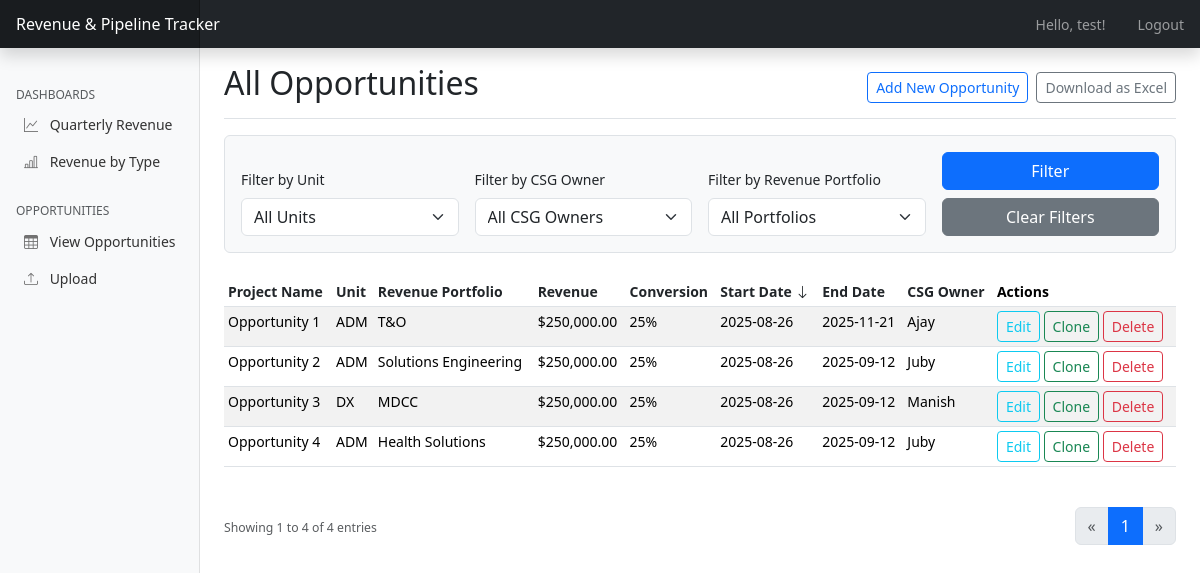
The page /opportunities (signed in) on the database its author committed.
### app.py (models this page shows, shortened)
class User(UserMixin, db.Model):
    id = db.Column(db.Integer, primary_key=True)
    username = db.Column(db.String(80), unique=True, nullable=False)
    password_hash = db.Column(db.String(120), nullable=False)
    can_upload = db.Column(db.Boolean, default=False) # New field for upload permission
    is_admin = db.Column(db.Boolean, default=False) # New field for admin permission

class Opportunity(db.Model):
    id = db.Column(db.Integer, primary_key=True)
    project_name = db.Column(db.String(200), nullable=False)
    revenue_portfolio_id = db.Column(db.Integer, db.ForeignKey('revenue_portfolio.id'), nullable=False)
    unit_id = db.Column(db.Integer, db.ForeignKey('unit.id'), nullable=False)
    csg_owner_id = db.Column(db.Integer, db.ForeignKey('csg_owner.id'), nullable=False)
    delivery_owner_id = db.Column(db.Integer, db.ForeignKey('delivery_owner.id'), nullable=False)
    originating_revenue_type_id = db.Column(db.Integer, db.ForeignKey('originating_revenue_type.id'), nullable=False)
    revenue_type_id = db.Column(db.Integer, db.ForeignKey('revenue_type.id'), nullable=False)
    conversion = db.Column(db.Integer, nullable=False) # Percentage
    ritm = db.Column(db.String(100))
    sow_number = db.Column(db.String(100))
    start_date = db.Column(db.Date)
    end_date = db.Column(db.Date)
    revenue = db.Column(db.Float, nullable=False)
    client_director = db.Column(db.String(100))
    revenue_portfolio = db.relationship('RevenuePortfolio', backref=db.backref('opportunities', lazy=True))
    unit = db.relationship('Unit', backref=db.backref('opportunities', lazy=True))
    csg_owner = db.relationship('CSGOwner', backref=db.backref('opportunities', lazy=True))
    delivery_owner = db.relationship('DeliveryOwner', backref=db.backref('opportunities', lazy=True))
    originating_revenue_type = db.relationship('OriginatingRevenueType', backref=db.backref('opportunities', lazy=True))
    revenue_type = db.relationship('RevenueType', backref=db.backref('opportunities', lazy=True))

class Unit(db.Model):
    id = db.Column(db.Integer, primary_key=True)
    name = db.Column(db.String(100), unique=True, nullable=False)

class RevenuePortfolio(db.Model):
    id = db.Column(db.Integer, primary_key=True)
    name = db.Column(db.String(100), unique=True, nullable=False)

class CSGOwner(db.Model):
    id = db.Column(db.Integer, primary_key=True)
    name = db.Column(db.String(100), unique=True, nullable=False)

### app.py (the view)
@app.route('/opportunities')
@login_required
def opportunities():
    query = db.session.query(Opportunity)
    filter_unit_id = request.args.get('filter_unit', type=int)
    if filter_unit_id:
        query = query.filter(Opportunity.unit_id == filter_unit_id)
    filter_csg_owner_id = request.args.get('filter_csg_owner', type=int)
    if filter_csg_owner_id:
        query = query.filter(Opportunity.csg_owner_id == filter_csg_owner_id)
    filter_revenue_portfolio_id = request.args.get('filter_revenue_portfolio', type=int)
    if filter_revenue_portfolio_id:
        query = query.filter(Opportunity.revenue_portfolio_id == filter_revenue_portfolio_id)
    sort_by = request.args.get('sort_by', 'start_date')
    sort_direction = request.args.get('sort_direction', 'desc')
    sortable_columns = {
        'project_name': Opportunity.project_name,
        'unit': Unit.name,
        'revenue_portfolio': RevenuePortfolio.name,
        'revenue': Opportunity.revenue,
        'conversion': Opportunity.conversion,
        'start_date': Opportunity.start_date,
        'end_date': Opportunity.end_date,
        'csg_owner': CSGOwner.name,
    }
    if sort_by in sortable_columns:
        sort_column = sortable_columns[sort_by]
        if sort_by == 'unit': query = query.join(Unit)
        if sort_by == 'revenue_portfolio': query = query.join(RevenuePortfolio)
        if sort_by == 'csg_owner': query = query.join(CSGOwner)
        if sort_direction == 'desc':
            query = query.order_by(sort_column.desc())
        else:
            query = query.order_by(sort_column.asc())
    page = request.args.get('page', 1, type=int)
    pagination = query.paginate(page=page, per_page=20, error_out=False)
    opportunities = pagination.items
    return render_template('index.html', opportunities=opportunities, pagination=pagination,
                           sort_by=sort_by, sort_direction=sort_direction, filter_values=request.args)

### app.py (called while the page is built)
@login_manager.user_loader
def load_user(user_id):
    return User.query.get(int(user_id))

@app.context_processor
def inject_lookup_data():
    return {
        'all_revenue_portfolios': RevenuePortfolio.query.order_by(RevenuePortfolio.name).all(),
        'all_units': Unit.query.order_by(Unit.name).all(),
        'all_csg_owners': CSGOwner.query.order_by(CSGOwner.name).all(),
        'all_delivery_owners': DeliveryOwner.query.order_by(DeliveryOwner.name).all(),
        'all_originating_revenue_types': OriginatingRevenueType.query.order_by(OriginatingRevenueType.name).all(),
        'all_revenue_types': RevenueType.query.order_by(RevenueType.name).all(),
        'current_user': current_user # Make current_user available in all templates
    }

### templates/index.html (shortened to what this page needs)
{% extends 'base.html' %}
{% macro sortable_header(column_key, column_title, sort_by, sort_direction, filter_values) %}
    {% set new_direction = 'desc' if sort_by == column_key and sort_direction == 'asc' else 'asc' %}
    <th>
        <a href="{{ url_for('opportunities', sort_by=column_key, sort_direction=new_direction, **filter_values) }}" class="text-decoration-none text-dark">
            {{ column_title }}
            {% if sort_by == column_key %}
                <i class="bi bi-arrow-{{ 'down' if sort_direction == 'desc' else 'up' }}"></i>
            {% endif %}
        </a>
    </th>
{% endmacro %}
{% block content %}
<div class="d-flex justify-content-between flex-wrap flex-md-nowrap align-items-center pt-3 pb-2 mb-3 border-bottom">
    <h1 class="h2">All Opportunities</h1>
    <div class="btn-toolbar mb-2 mb-md-0">
        {% if current_user.is_authenticated %}
            <a href="{{ url_for('add_opportunity') }}" class="btn btn-sm btn-outline-primary me-2">Add New Opportunity</a>
            <a href="{{ url_for('download_spreadsheet') }}" class="btn btn-sm btn-outline-secondary">Download as Excel</a>
        {% endif %}
    </div>
</div>
<form method="GET" action="{{ url_for('opportunities') }}" class="mb-4 p-3 border bg-light rounded">
    <div class="row g-3 align-items-end">
        <div class="col-md-3">
            <label for="filter_unit" class="form-label">Filter by Unit</label>
            <select class="form-select" id="filter_unit" name="filter_unit">
                <option value="">All Units</option>
            </select>
        </div>
        <div class="col-md-3">
            <label for="filter_csg_owner" class="form-label">Filter by CSG Owner</label>
            <select class="form-select" id="filter_csg_owner" name="filter_csg_owner">
                <option value="">All CSG Owners</option>
            </select>
        </div>
        <div class="col-md-3">
            <label for="filter_revenue_portfolio" class="form-label">Filter by Revenue Portfolio</label>
            <select class="form-select" id="filter_revenue_portfolio" name="filter_revenue_portfolio">
                <option value="">All Portfolios</option>
            </select>
        </div>
        <div class="col-md-3 d-grid gap-2">
            <button type="submit" class="btn btn-primary">Filter</button>
            <a href="{{ url_for('opportunities') }}" class="btn btn-secondary">Clear Filters</a>
        </div>
    </div>
</form>
<div class="table-responsive">
    <table class="table table-striped table-sm">
        <thead>
            <tr>
                {{ sortable_header('project_name', 'Project Name', sort_by, sort_direction, filter_values) }}
                {{ sortable_header('unit', 'Unit', sort_by, sort_direction, filter_values) }}
                {{ sortable_header('revenue_portfolio', 'Revenue Portfolio', sort_by, sort_direction, filter_values) }}
                {{ sortable_header('revenue', 'Revenue', sort_by, sort_direction, filter_values) }}
                {{ sortable_header('conversion', 'Conversion', sort_by, sort_direction, filter_values) }}
                {{ sortable_header('start_date', 'Start Date', sort_by, sort_direction, filter_values) }}
                {{ sortable_header('end_date', 'End Date', sort_by, sort_direction, filter_values) }}
                {{ sortable_header('csg_owner', 'CSG Owner', sort_by, sort_direction, filter_values) }}
                <th>Actions</th>
            </tr>
        </thead>
        <tbody>
            {% for opp in opportunities %}
            <tr>
                <td>{{ opp.project_name }}</td>
                <td>{{ opp.unit.name }}</td>
                <td>{{ opp.revenue_portfolio.name }}</td>
                <td>${{ "{:,.2f}".format(opp.revenue) }}</td>
                <td>{{ opp.conversion }}%</td>
                <td>{{ opp.start_date.strftime('%Y-%m-%d') if opp.start_date else 'N/A' }}</td>
                <td>{{ opp.end_date.strftime('%Y-%m-%d') if opp.end_date else 'N/A' }}</td>
                <td>{{ opp.csg_owner.name }}</td>
                <td>
                    {% if current_user.is_authenticated %}
                        <a href="{{ url_for('edit_opportunity', id=opp.id) }}" class="btn btn-sm btn-outline-info">Edit</a>
                        <form action="{{ url_for('clone_opportunity', id=opp.id) }}" method="POST" class="d-inline">
                            <button type="submit" class="btn btn-sm btn-outline-success">Clone</button>
                        </form>
                        <form action="{{ url_for('delete_opportunity', id=opp.id) }}" method="POST" class="d-inline" onsubmit="return confirm('Are you sure you want to delete this opportunity?');">
                            <button type="submit" class="btn btn-sm btn-outline-danger">Delete</button>
                        </form>
                    {% endif %}
                </td>
            </tr>
            {% else %}
            <tr>
                <td colspan="9" class="text-center">No opportunities found. Add one to get started!</td>
            </tr>
            {% endfor %}
        </tbody>
    </table>
</div>
{% if pagination and pagination.total > 0 %}
<div class="d-flex justify-content-between align-items-center mt-4">
    <div>
        <small class="text-muted">
            Showing {{ (pagination.page - 1) * pagination.per_page + 1 }}
            to {{ (pagination.page - 1) * pagination.per_page + opportunities|length }}
            of {{ pagination.total }} entries
        </small>
    </div>
    <nav aria-label="Page navigation">
        <ul class="pagination justify-content-end mb-0">
            <li class="page-item {% if not pagination.has_prev %}disabled{% endif %}">
                <a class="page-link" href="{{ url_for('opportunities', page=pagination.prev_num, **filter_values) if pagination.has_prev else '#' }}">&laquo;</a>
            </li>
            {% for p in pagination.iter_pages(left_edge=1, right_edge=1, left_current=2, right_current=3) %}
                {% if p %}
                    <li class="page-item {% if p == pagination.page %}active{% endif %}"><a class="page-link" href="{{ url_for('opportunities', page=p, **filter_values) }}">{{ p }}</a></li>
                {% else %}
                    <li class="page-item disabled"><span class="page-link">&hellip;</span></li>
                {% endif %}
            {% endfor %}
            <li class="page-item {% if not pagination.has_next %}disabled{% endif %}">
                <a class="page-link" href="{{ url_for('opportunities', page=pagination.next_num, **filter_values) if pagination.has_next else '#' }}">&raquo;</a>
            </li>
        </ul>
    </nav>
</div>
{% endif %}
{% endblock %}

### templates/base.html (shortened to what this page needs)
<!doctype html>
<html lang="en">
  <head>
    <link href="https://cdn.jsdelivr.net/npm/bootstrap@5.3.3/dist/css/bootstrap.min.css" rel="stylesheet">
    <link rel="stylesheet" href="https://cdn.jsdelivr.net/npm/bootstrap-icons@1.10.3/font/bootstrap-icons.css">
  </head>
  <body>
    <header class="navbar navbar-dark sticky-top bg-dark flex-md-nowrap p-0 shadow">
      <a class="navbar-brand col-md-3 col-lg-2 me-0 px-3 fs-6" href="{{ url_for('dashboard') }}">Revenue & Pipeline Tracker</a>
      <ul class="navbar-nav flex-row ms-auto">
        {% if current_user.is_authenticated %}
            <li class="nav-item text-nowrap">
                <span class="nav-link px-3">Hello, {{ current_user.username }}!</span>
            </li>
            <li class="nav-item text-nowrap">
                <a class="nav-link px-3" href="{{ url_for('logout') }}">Logout</a>
            </li>
        {% endif %}
      </ul>
    </header>
    <div class="container-fluid">
      <div class="row">
        {% if current_user.is_authenticated %}
        <nav id="sidebarMenu" class="col-md-3 col-lg-2 d-md-block bg-light sidebar collapse">
          <div class="position-sticky pt-3 sidebar-sticky">
            <h6 class="sidebar-heading d-flex justify-content-between align-items-center px-3 mt-4 mb-1 text-muted text-uppercase">
              <span>Dashboards</span>
            </h6>
            <ul class="nav flex-column ms-2">
                <li class="nav-item">
                    <a class="nav-link" href="{{ url_for('dashboard') }}#revenueByUnitChartCard">
                        <i class="bi bi-graph-up"></i>
                        Quarterly Revenue
                    </a>
                </li>
                <li class="nav-item">
                    <a class="nav-link" href="{{ url_for('dashboard') }}#revenueByOriginatingTypeChartCard">
                        <i class="bi bi-bar-chart-line"></i>
                        Revenue by Type
                    </a>
                </li>
            </ul>
            <h6 class="sidebar-heading d-flex justify-content-between align-items-center px-3 mt-4 mb-1 text-muted text-uppercase">
              <span>Opportunities</span>
            </h6>
            <ul class="nav flex-column ms-2">
                <li class="nav-item">
                    <a class="nav-link" href="{{ url_for('opportunities') }}">
                        <i class="bi bi-table"></i>
                        View Opportunities
                    </a>
                </li>
                <li class="nav-item">
                    <a class="nav-link" href="{{ url_for('upload_spreadsheet') }}">
                        <i class="bi bi-upload"></i>
                        Upload
                    </a>
                </li>
            </ul>
          </div>
        </nav>
        {% endif %}
        <main class="{% if current_user.is_authenticated %}col-md-9 ms-sm-auto col-lg-10 px-md-4{% else %}col-12{% endif %}">
            {% block content %}{% endblock %}
        </main>
      </div>
    </div>
  </body>
</html>

### templates/base.html (style rules this page uses)
body { font-size: .875rem; }
.sidebar { position: fixed; top: 0; bottom: 0; left: 0; z-index: 100; padding: 48px 0 0; box-shadow: inset -1px 0 0 rgba(0, 0, 0, .1); }
.sidebar-sticky { position: relative; top: 0; height: calc(100vh - 48px); padding-top: .5rem; overflow-x: hidden; overflow-y: auto; }
.sidebar .nav-link { font-weight: 500; color: #333; }
.sidebar .nav-link .bi { margin-right: 8px; color: #727272; }
.sidebar-heading { font-size: .75rem; }
.navbar-brand { padding-top: .75rem; padding-bottom: .75rem; background-color: rgba(0, 0, 0, .25); box-shadow: inset -1px 0 0 rgba(0, 0, 0, .25); }

### rows shown on the page
User: username "test"
Opportunity: project_name "Opportunity 1", unit.name "ADM", revenue_portfolio.name "T&O", revenue "250,000.00", conversion "25", start_date "2025-08-26", end_date "2025-11-21", csg_owner.name "Ajay"
Opportunity: project_name "Opportunity 2", unit.name "ADM", revenue_portfolio.name "Solutions Engineering", revenue "250,000.00", conversion "25", start_date "2025-08-26", end_date "2025-09-12", csg_owner.name "Juby"
Opportunity: project_name "Opportunity 3", unit.name "DX", revenue_portfolio.name "MDCC", revenue "250,000.00", conversion "25", start_date "2025-08-26", end_date "2025-09-12", csg_owner.name "Manish"
Opportunity: project_name "Opportunity 4", unit.name "ADM", revenue_portfolio.name "Health Solutions", revenue "250,000.00", conversion "25", start_date "2025-08-26", end_date "2025-09-12", csg_owner.name "Juby"

### other values the page prints
{{ column_title }} "Project Name Unit Revenue Portfolio Revenue Conversion Start Date End Date CSG Owner"
{{ (pagination.page - 1) * pagination.per_page + 1 }} "1"
{{ (pagination.page - 1) * pagination.per_page + opportunities|length }} "4"
{{ pagination.total }} "4"
{{ p }} "1"
